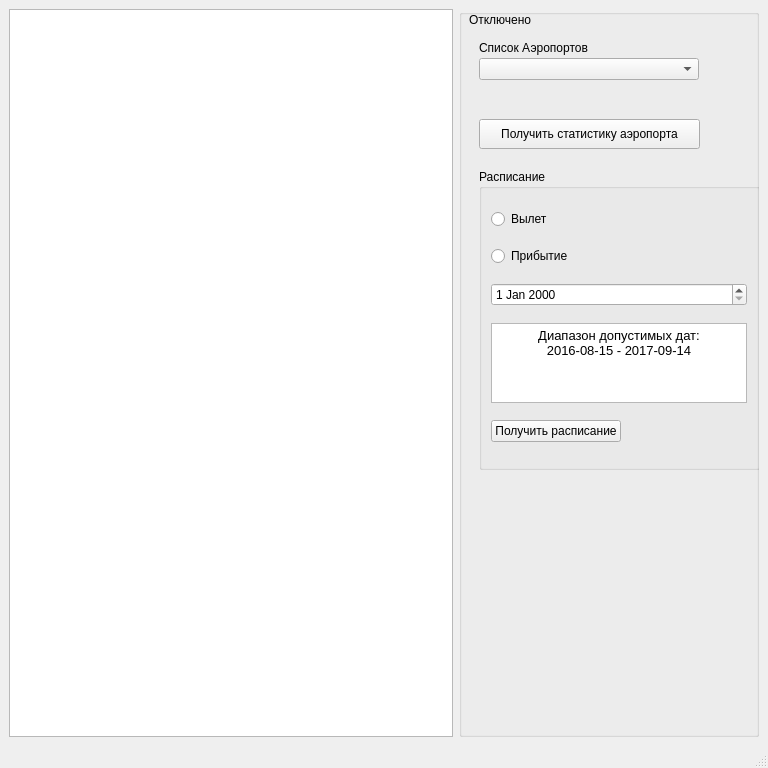
<?xml version="1.0" encoding="UTF-8"?>
<ui version="4.0">
 <class>MainWindow</class>
 <widget class="QMainWindow" name="MainWindow">
  <property name="geometry">
   <rect>
    <x>0</x>
    <y>0</y>
    <width>768</width>
    <height>768</height>
   </rect>
  </property>
  <property name="sizePolicy">
   <sizepolicy hsizetype="Minimum" vsizetype="Minimum">
    <horstretch>0</horstretch>
    <verstretch>0</verstretch>
   </sizepolicy>
  </property>
  <property name="minimumSize">
   <size>
    <width>768</width>
    <height>768</height>
   </size>
  </property>
  <property name="windowTitle">
   <string>Airports Inspector</string>
  </property>
  <widget class="QWidget" name="centralwidget">
   <layout class="QGridLayout" name="gridLayout">
    <item row="0" column="0">
     <widget class="QTableView" name="tv_AirPortsTable">
      <property name="sizePolicy">
       <sizepolicy hsizetype="Preferred" vsizetype="Minimum">
        <horstretch>0</horstretch>
        <verstretch>0</verstretch>
       </sizepolicy>
      </property>
      <property name="minimumSize">
       <size>
        <width>400</width>
        <height>689</height>
       </size>
      </property>
     </widget>
    </item>
    <item row="0" column="1">
     <widget class="QGroupBox" name="groupBox">
      <property name="sizePolicy">
       <sizepolicy hsizetype="Fixed" vsizetype="Preferred">
        <horstretch>0</horstretch>
        <verstretch>0</verstretch>
       </sizepolicy>
      </property>
      <property name="minimumSize">
       <size>
        <width>300</width>
        <height>250</height>
       </size>
      </property>
      <property name="title">
       <string/>
      </property>
      <widget class="QGroupBox" name="groupBox_3">
       <property name="geometry">
        <rect>
         <x>20</x>
         <y>160</y>
         <width>281</width>
         <height>301</height>
        </rect>
       </property>
       <property name="sizePolicy">
        <sizepolicy hsizetype="Fixed" vsizetype="Fixed">
         <horstretch>0</horstretch>
         <verstretch>0</verstretch>
        </sizepolicy>
       </property>
       <property name="title">
        <string>Расписание</string>
       </property>
       <layout class="QGridLayout" name="gridLayout_2">
        <item row="0" column="0">
         <widget class="QRadioButton" name="rb_departure">
          <property name="enabled">
           <bool>true</bool>
          </property>
          <property name="text">
           <string>Вылет</string>
          </property>
          <property name="autoRepeat">
           <bool>true</bool>
          </property>
         </widget>
        </item>
        <item row="1" column="0">
         <widget class="QRadioButton" name="rb_arrival">
          <property name="text">
           <string>Прибытие</string>
          </property>
          <property name="autoRepeat">
           <bool>true</bool>
          </property>
         </widget>
        </item>
        <item row="2" column="0">
         <widget class="QDateEdit" name="dt_dateEnter"/>
        </item>
        <item row="3" column="0">
         <widget class="QTextBrowser" name="textBrowser">
          <property name="sizePolicy">
           <sizepolicy hsizetype="Fixed" vsizetype="Fixed">
            <horstretch>0</horstretch>
            <verstretch>0</verstretch>
           </sizepolicy>
          </property>
          <property name="minimumSize">
           <size>
            <width>0</width>
            <height>80</height>
           </size>
          </property>
          <property name="maximumSize">
           <size>
            <width>16777215</width>
            <height>80</height>
           </size>
          </property>
          <property name="html">
           <string>&lt;!DOCTYPE HTML PUBLIC &quot;-//W3C//DTD HTML 4.0//EN&quot; &quot;http://www.w3.org/TR/REC-html40/strict.dtd&quot;&gt;
&lt;html&gt;&lt;head&gt;&lt;meta name=&quot;qrichtext&quot; content=&quot;1&quot; /&gt;&lt;meta charset=&quot;utf-8&quot; /&gt;&lt;style type=&quot;text/css&quot;&gt;
p, li { white-space: pre-wrap; }
hr { height: 1px; border-width: 0; }
li.unchecked::marker { content: &quot;\2610&quot;; }
li.checked::marker { content: &quot;\2612&quot;; }
&lt;/style&gt;&lt;/head&gt;&lt;body style=&quot; font-family:'Segoe UI'; font-size:9.5pt; font-weight:400; font-style:normal;&quot;&gt;
&lt;p align=&quot;center&quot; style=&quot; margin-top:0px; margin-bottom:0px; margin-left:0px; margin-right:0px; -qt-block-indent:0; text-indent:0px;&quot;&gt;Диапазон допустимых дат:&lt;/p&gt;
&lt;p align=&quot;center&quot; style=&quot; margin-top:0px; margin-bottom:0px; margin-left:0px; margin-right:0px; -qt-block-indent:0; text-indent:0px;&quot;&gt;2016-08-15 - 2017-09-14&lt;/p&gt;&lt;/body&gt;&lt;/html&gt;</string>
          </property>
         </widget>
        </item>
        <item row="4" column="0">
         <widget class="QPushButton" name="pb_request_shedule">
          <property name="sizePolicy">
           <sizepolicy hsizetype="Fixed" vsizetype="Fixed">
            <horstretch>0</horstretch>
            <verstretch>0</verstretch>
           </sizepolicy>
          </property>
          <property name="text">
           <string>Получить расписание</string>
          </property>
         </widget>
        </item>
       </layout>
      </widget>
      <widget class="QPushButton" name="pb_requestStats">
       <property name="geometry">
        <rect>
         <x>20</x>
         <y>110</y>
         <width>221</width>
         <height>30</height>
        </rect>
       </property>
       <property name="sizePolicy">
        <sizepolicy hsizetype="Preferred" vsizetype="Fixed">
         <horstretch>0</horstretch>
         <verstretch>0</verstretch>
        </sizepolicy>
       </property>
       <property name="text">
        <string>Получить статистику аэропорта</string>
       </property>
      </widget>
      <widget class="QComboBox" name="cb_AirportsList">
       <property name="geometry">
        <rect>
         <x>20</x>
         <y>49</y>
         <width>220</width>
         <height>22</height>
        </rect>
       </property>
       <property name="sizePolicy">
        <sizepolicy hsizetype="Fixed" vsizetype="Fixed">
         <horstretch>0</horstretch>
         <verstretch>0</verstretch>
        </sizepolicy>
       </property>
       <property name="minimumSize">
        <size>
         <width>220</width>
         <height>0</height>
        </size>
       </property>
      </widget>
      <widget class="QLabel" name="tl_AirportsList">
       <property name="geometry">
        <rect>
         <x>20</x>
         <y>31</y>
         <width>221</width>
         <height>16</height>
        </rect>
       </property>
       <property name="sizePolicy">
        <sizepolicy hsizetype="Fixed" vsizetype="Fixed">
         <horstretch>0</horstretch>
         <verstretch>0</verstretch>
        </sizepolicy>
       </property>
       <property name="text">
        <string>Список Аэропортов</string>
       </property>
      </widget>
      <widget class="QLabel" name="lb_statusConnect">
       <property name="geometry">
        <rect>
         <x>10</x>
         <y>0</y>
         <width>281</width>
         <height>22</height>
        </rect>
       </property>
       <property name="sizePolicy">
        <sizepolicy hsizetype="Preferred" vsizetype="Preferred">
         <horstretch>0</horstretch>
         <verstretch>0</verstretch>
        </sizepolicy>
       </property>
       <property name="text">
        <string>Отключено</string>
       </property>
      </widget>
     </widget>
    </item>
   </layout>
  </widget>
  <widget class="QMenuBar" name="menubar">
   <property name="geometry">
    <rect>
     <x>0</x>
     <y>0</y>
     <width>768</width>
     <height>19</height>
    </rect>
   </property>
  </widget>
  <widget class="QStatusBar" name="statusbar"/>
  <action name="act_addData">
   <property name="text">
    <string>Параметры подключения</string>
   </property>
  </action>
  <action name="act_connect">
   <property name="text">
    <string>Подключиться</string>
   </property>
  </action>
 </widget>
 <resources/>
 <connections/>
</ui>
